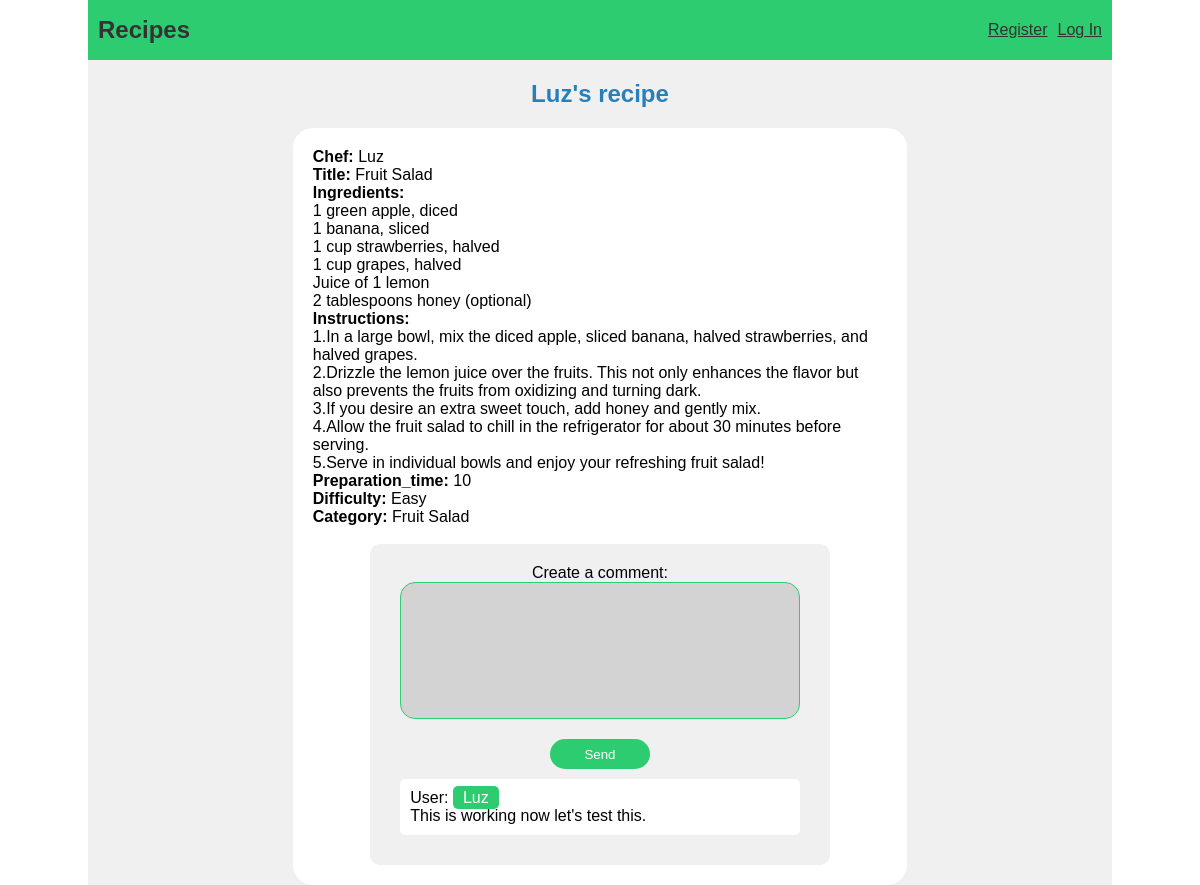
/recipe/1, run on the app's committed database.
### tables this page shows
CREATE TABLE users (
    id INTEGER PRIMARY KEY AUTOINCREMENT,
    username TEXT UNIQUE NOT NULL,
    hash TEXT NOT NULL 
);

CREATE TABLE recipe(
    id INTEGER PRIMARY KEY AUTOINCREMENT,
    chef_id INTEGER NOT NULL, 
    title  TEXT UNIQUE NOT NULL,
    ingredients TEXT NOT NULL,
    instructions TEXT NOT NULL,
    preparation_time INTEGER NOT NULL,
    difficulty TEXT NOT NULL,
    category TEXT NOT NULL,
    FOREIGN KEY (chef_id) REFERENCES users (id)
);

CREATE TABLE comments(
    id INTEGER PRIMARY KEY AUTOINCREMENT,
    recipe_id INTEGER NOT NULL,
    user_id INTEGER NOT NULL,
    body TEXT NOT NULL,
    FOREIGN KEY (recipe_id) REFERENCES recipe (id),
    FOREIGN KEY (user_id) REFERENCES users (id)
);

### recipes/recipes.py (the view, shortened to what this page needs)
@bp.route('/recipe/<int:recipe_id>', methods=['GET', 'POST'])
def recipe(recipe_id):
    db = get_db()
    recipe = db.execute(
        "SELECT * FROM recipe r"
        "   JOIN users u ON u.id = r.chef_id"
        "   WHERE r.id = ? ", (recipe_id,)
    ).fetchone()
    comments = db.execute(
        "SELECT * FROM comments c"
        "   JOIN users u ON u.id = user_id"
        "   WHERE recipe_id = ? ", (recipe_id,)
    )
    return render_template('recipes/recipe.html', data=recipe, comments=comments)

### recipes/auth.py (called while the page is built)
@bp.before_app_request
def load_logged_in_user():
    user_id = session.get("user_id")
    if user_id is None:
        g.user = None
    else:
        g.user = get_db().execute("SELECT * FROM users WHERE id = ?", (user_id,),).fetchone()

### recipes/db.py (called while the page is built)
def get_db():
    if 'db' not in g:
        g.db = sqlite3.connect(
            current_app.config['DATABASE'],
            detect_types=sqlite3.PARSE_DECLTYPES
        )
        g.db.row_factory = sqlite3.Row
    return g.db

### recipes/templates/recipes/recipe.html (shortened to what this page needs)
{% extends 'layout.html' %}
{% block header %} <h1>{{data['username']}}'s recipe</h1>{% endblock %}
{% block content %}
    <main>
        <div class="recipe-box">
            <p><span class="emphasis">Chef: </span>{{data['username']}}</p>
            <p><span class="emphasis">Title: </span>{{data['title']}}</p>
            <p><span class="emphasis">Ingredients: </span> <br> <span class="ingredients">{{data['ingredients']}}</span></p>
            <p><span class="emphasis">Instructions: </span> <br> <span class="recipe">{{data['instructions']}}</span></p>
            <p><span class="emphasis">Preparation_time: </span>{{data['preparation_time']}}</p>
            <p><span class="emphasis">Difficulty: </span>{{data['difficulty']}}</p>
            <p><span class="emphasis">Category: </span>{{data['category']}}</p>
            <br>
            <div class="comments">
                <form method="post" class="form">
                    <label for="body">Create a comment:</label>
                    <textarea type="text" name="body" id="body" cols="30" rows="5"  required></textarea>
                    <button type="submit" class="submit_button comment_button">Send</button>
                </form>
                <div class="people-comments">
                    {% if comments %}
                        {% for comment in comments %}
                            <div class="comment">
                                <p>User: <span class="user">{{ comment['username'] }}</span></p>
                                <p>{{ comment['body'] }}</p>
                            </div>
                        {% endfor %}
                    {% endif %}
                </div>
            </div>
        </div>
    </main>
{% endblock %}

### recipes/static/style.css (style rules this page uses)
* { padding: 0; margin: 0; box-sizing: border-box; font-family: Arial, Helvetica, sans-serif; }
header h1 { color: #2980b9; padding: 20px 0; }
.form { display: flex; flex-direction: column; align-items: center; }
.form textarea { border: 1px solid #2ecc71; font-size: 20px; border-radius: 15px; width: 400px; resize: none; padding: 10px; outline: none; background-color: #D3D3D3; }
.submit_button { background-color: #2ecc71; color: #fff; height: 30px; width: 100px; border-radius: 15px; border: none; cursor: pointer; }
.comment_button { margin-top: 20px; }
.emphasis { font-weight: bold; }
.recipe-box { margin: auto; width: 60%; background-color: #fff; border-radius: 20px; text-align: left; padding: 20px; }
.ingredients, .recipe { white-space: pre-line; }
.comments { width: 80%; margin: auto; background-color: #F0F0F0; padding: 20px; border-radius: 10px; }
.comment { background-color: #fff; margin: 10px; padding: 10px; border-radius: 5px; }
.user { background-color: #2ecc71; padding: 3px 10px; border-radius: 5px; color: #fff; }

### data on the page
users: username "Luz"
recipe: title "Fruit Salad", ingredients "1 green apple, diced 1 banana, sliced 1 cup strawberries, halved 1 cup grapes, halved Juice of 1 lemon 2 tablespoons honey (optional)", instructions "1.In a large bowl, mix the diced apple, sliced banana, halved strawberries, and halved grapes. 2.Drizzle the lemon juice over the fruits. This not only enhances the flavor but also prevents the fruits from oxidizing and turning dark. 3.If you desire an extra sweet touch, add honey and gently mix. 4.Allow the fruit salad to chill in the refrigerator for about 30 minutes before serving. 5.Serve in individual bowls and enjoy your refreshing fruit salad!", preparation_time "10", difficulty "Easy", category "Fruit Salad"
comments: username "Luz", body "This is working now let's test this."
